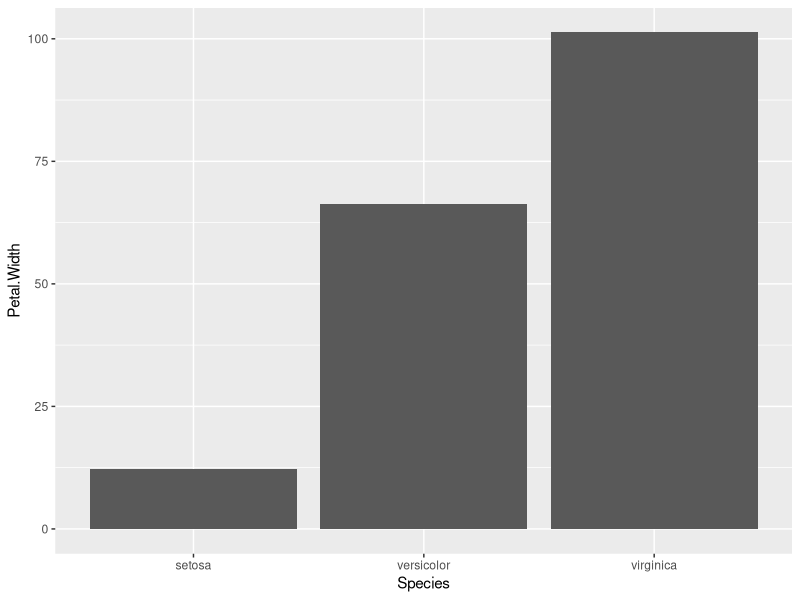

Write R code to recreate this figure.
library(datasets)
library(tidyverse)
#library(help = "datasets")

test_data <- datasets::iris %>% as_tibble()
test_data$Species = as.character(test_data$Species)


#THIS IS WHERE DATA WRANGINGLING AND DATABASE CONNECTION STARTS
#_______________________________________________________________________

p = ggplot(data = test_data, aes(x = Species, y= Petal.Width))
p_2 = p + geom_bar(stat = "identity")
print(p_2)


#DATA CLEANSING
#_______________________________________________________________________

#ANOTHER TEST LINE
#c("#B54545", "#FFFFFF", "#FFFFFF")